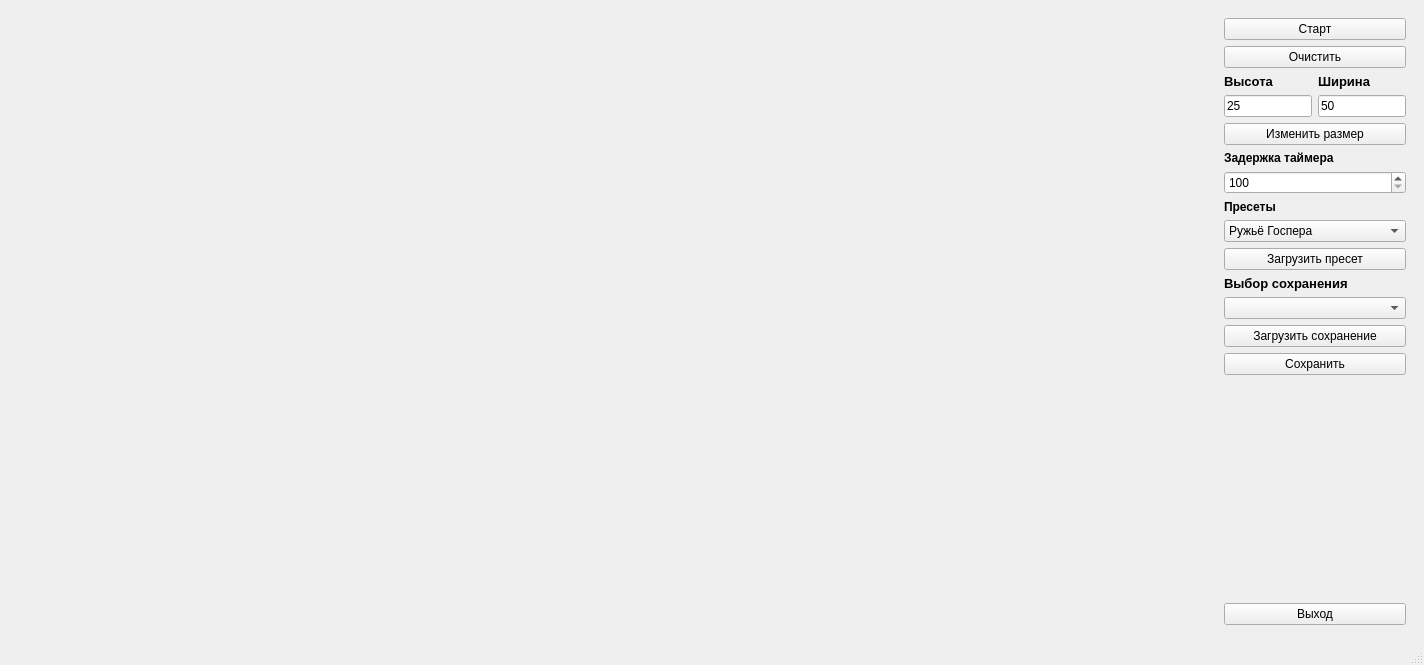
<?xml version="1.0" encoding="UTF-8"?>
<ui version="4.0">
 <class>MainWindow</class>
 <widget class="QMainWindow" name="MainWindow">
  <property name="geometry">
   <rect>
    <x>0</x>
    <y>0</y>
    <width>1418</width>
    <height>665</height>
   </rect>
  </property>
  <property name="windowTitle">
   <string>MainWindow</string>
  </property>
  <widget class="QWidget" name="centralwidget">
   <layout class="QGridLayout" name="gridLayout">
    <item row="0" column="0">
     <widget class="QExLabel" name="life_place">
      <property name="sizePolicy">
       <sizepolicy hsizetype="Maximum" vsizetype="Maximum">
        <horstretch>120</horstretch>
        <verstretch>60</verstretch>
       </sizepolicy>
      </property>
      <property name="minimumSize">
       <size>
        <width>1200</width>
        <height>600</height>
       </size>
      </property>
      <property name="text">
       <string/>
      </property>
     </widget>
    </item>
    <item row="0" column="1">
     <widget class="QWidget" name="widget" native="true">
      <property name="sizePolicy">
       <sizepolicy hsizetype="Minimum" vsizetype="Minimum">
        <horstretch>0</horstretch>
        <verstretch>0</verstretch>
       </sizepolicy>
      </property>
      <property name="maximumSize">
       <size>
        <width>200</width>
        <height>16777215</height>
       </size>
      </property>
      <layout class="QGridLayout" name="gridLayout_2">
       <item row="0" column="0">
        <layout class="QVBoxLayout" name="verticalLayout">
         <property name="sizeConstraint">
          <enum>QLayout::SetMinimumSize</enum>
         </property>
         <item>
          <widget class="QPushButton" name="start">
           <property name="text">
            <string>Старт</string>
           </property>
          </widget>
         </item>
         <item>
          <widget class="QPushButton" name="clear">
           <property name="text">
            <string>Очистить</string>
           </property>
          </widget>
         </item>
         <item>
          <layout class="QHBoxLayout" name="horizontalLayout_2">
           <item>
            <layout class="QVBoxLayout" name="verticalLayout_5">
             <item>
              <widget class="QLabel" name="label">
               <property name="sizePolicy">
                <sizepolicy hsizetype="Preferred" vsizetype="Minimum">
                 <horstretch>0</horstretch>
                 <verstretch>0</verstretch>
                </sizepolicy>
               </property>
               <property name="font">
                <font>
                 <pointsize>10</pointsize>
                 <weight>75</weight>
                 <bold>true</bold>
                </font>
               </property>
               <property name="text">
                <string>Высота</string>
               </property>
              </widget>
             </item>
             <item>
              <widget class="QLineEdit" name="height">
               <property name="text">
                <string>25</string>
               </property>
              </widget>
             </item>
            </layout>
           </item>
           <item>
            <layout class="QVBoxLayout" name="verticalLayout_4">
             <item>
              <widget class="QLabel" name="label_2">
               <property name="sizePolicy">
                <sizepolicy hsizetype="Preferred" vsizetype="Minimum">
                 <horstretch>0</horstretch>
                 <verstretch>0</verstretch>
                </sizepolicy>
               </property>
               <property name="font">
                <font>
                 <pointsize>10</pointsize>
                 <weight>75</weight>
                 <bold>true</bold>
                </font>
               </property>
               <property name="text">
                <string>Ширина</string>
               </property>
              </widget>
             </item>
             <item>
              <widget class="QLineEdit" name="width">
               <property name="text">
                <string>50</string>
               </property>
              </widget>
             </item>
            </layout>
           </item>
          </layout>
         </item>
         <item>
          <widget class="QPushButton" name="resize">
           <property name="text">
            <string>Изменить размер</string>
           </property>
          </widget>
         </item>
         <item>
          <widget class="QLabel" name="label_5">
           <property name="font">
            <font>
             <weight>75</weight>
             <bold>true</bold>
            </font>
           </property>
           <property name="text">
            <string>Задержка таймера</string>
           </property>
          </widget>
         </item>
         <item>
          <widget class="QSpinBox" name="timertick">
           <property name="minimum">
            <number>100</number>
           </property>
           <property name="maximum">
            <number>1000</number>
           </property>
           <property name="singleStep">
            <number>25</number>
           </property>
          </widget>
         </item>
         <item>
          <widget class="QLabel" name="label_3">
           <property name="sizePolicy">
            <sizepolicy hsizetype="Preferred" vsizetype="Minimum">
             <horstretch>0</horstretch>
             <verstretch>0</verstretch>
            </sizepolicy>
           </property>
           <property name="font">
            <font>
             <weight>75</weight>
             <bold>true</bold>
            </font>
           </property>
           <property name="text">
            <string>Пресеты</string>
           </property>
          </widget>
         </item>
         <item>
          <widget class="QComboBox" name="presets">
           <property name="currentIndex">
            <number>0</number>
           </property>
           <item>
            <property name="text">
             <string>Ружьё Госпера</string>
            </property>
           </item>
           <item>
            <property name="text">
             <string>Планер</string>
            </property>
           </item>
           <item>
            <property name="text">
             <string>Двигатель Шика</string>
            </property>
           </item>
          </widget>
         </item>
         <item>
          <widget class="QPushButton" name="load_preset">
           <property name="text">
            <string>Загрузить пресет</string>
           </property>
          </widget>
         </item>
         <item>
          <widget class="QLabel" name="label_4">
           <property name="font">
            <font>
             <pointsize>10</pointsize>
             <weight>75</weight>
             <bold>true</bold>
            </font>
           </property>
           <property name="text">
            <string>Выбор сохранения</string>
           </property>
          </widget>
         </item>
         <item>
          <widget class="QComboBox" name="set_save"/>
         </item>
         <item>
          <widget class="QPushButton" name="pushButton">
           <property name="text">
            <string>Загрузить сохранение</string>
           </property>
          </widget>
         </item>
         <item>
          <widget class="QPushButton" name="save">
           <property name="text">
            <string>Сохранить</string>
           </property>
          </widget>
         </item>
         <item>
          <spacer name="verticalSpacer">
           <property name="orientation">
            <enum>Qt::Vertical</enum>
           </property>
           <property name="sizeHint" stdset="0">
            <size>
             <width>20</width>
             <height>40</height>
            </size>
           </property>
          </spacer>
         </item>
         <item>
          <widget class="QPushButton" name="exit">
           <property name="text">
            <string>Выход</string>
           </property>
          </widget>
         </item>
        </layout>
       </item>
      </layout>
     </widget>
    </item>
   </layout>
  </widget>
  <widget class="QMenuBar" name="menubar">
   <property name="geometry">
    <rect>
     <x>0</x>
     <y>0</y>
     <width>1418</width>
     <height>30</height>
    </rect>
   </property>
  </widget>
  <widget class="QStatusBar" name="statusbar"/>
 </widget>
 <customwidgets>
  <customwidget>
   <class>QExLabel</class>
   <extends>QLabel</extends>
   <header>label.h</header>
  </customwidget>
 </customwidgets>
 <resources/>
 <connections>
  <connection>
   <sender>exit</sender>
   <signal>clicked()</signal>
   <receiver>MainWindow</receiver>
   <slot>close()</slot>
   <hints>
    <hint type="sourcelabel">
     <x>1270</x>
     <y>646</y>
    </hint>
    <hint type="destinationlabel">
     <x>1223</x>
     <y>541</y>
    </hint>
   </hints>
  </connection>
 </connections>
</ui>
